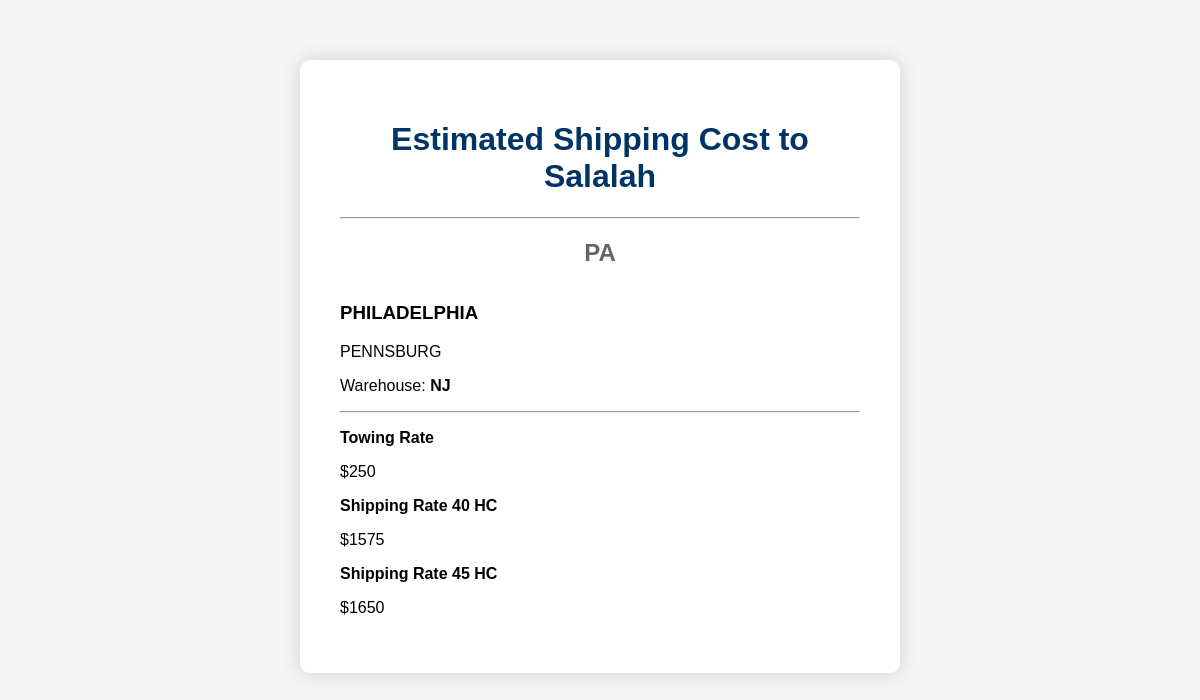
The page /estimate/386 on the database its author committed.
### tables this page shows
CREATE TABLE rates (
"ID" INTEGER PRIMARY KEY, "STATE" TEXT, "BRANCH" TEXT, "CITY" TEXT, "WAREHOUSE" TEXT, "TOWING RATE" TEXT, "SHIPPING RATE 40 HC" TEXT, "SHIPPING RATE 45 HC" TEXT
);

### app.py (the view)
@app.route("/estimate/<int:id>")
def estimate(id):
    conn = get_connection()
    cur = conn.cursor()
    cur.execute(
        "SELECT * FROM rates WHERE ID=?",
        (id,)
    )
    row = cur.fetchone()
    conn.close()
    if row is None:
        abort(404)
    return render_template(
        "estimate.html",
        row=row
    )

### app.py (called while the page is built)
def get_connection():
    conn = sqlite3.connect(DATABASE)
    conn.row_factory = sqlite3.Row
    return conn

### templates/estimate.html (shortened to what this page needs)
<!DOCTYPE html>
<html>
<head>
<link rel="stylesheet"
href="{{ url_for('static', filename='css/style.css') }}">
</head>
<body>
<div class="container">
<h1>Estimated Shipping Cost to Salalah</h1>
<hr>
<h2>{{ row.STATE }}</h2>
<h3>{{ row.BRANCH }}</h3>
<p>{{ row.CITY }}</p>
<p>
Warehouse:
<strong>{{ row.WAREHOUSE }}</strong>
</p>
<hr>
<p><strong>Towing Rate</strong></p>
<p>${{ row["TOWING RATE"] }}</p>
<p><strong>Shipping Rate 40 HC</strong></p>
<p>${{ row["SHIPPING RATE 40 HC"] }}</p>
<p><strong>Shipping Rate 45 HC</strong></p>
<p>${{ row["SHIPPING RATE 45 HC"] }}</p>
</div>
</body>
</html>

### static/css/style.css (style rules this page uses)
body { background: #f5f5f5; font-family: Arial, Helvetica, sans-serif; margin: 0; padding: 0; }
.container { width: 600px; max-width: calc(100% - 30px); margin: 60px auto; background: white; padding: 40px; border-radius: 10px; box-shadow: 0 0 20px rgba(0, 0, 0, .15); box-sizing: border-box; }
h1 { text-align: center; color: #003366; }
h2 { text-align: center; color: #666; margin-bottom: 35px; }

### rows shown on the page
rates: STATE "PA", BRANCH "PHILADELPHIA", CITY "PENNSBURG", WAREHOUSE "NJ", TOWING RATE "250", SHIPPING RATE 40 HC "1575", SHIPPING RATE 45 HC "1650"
